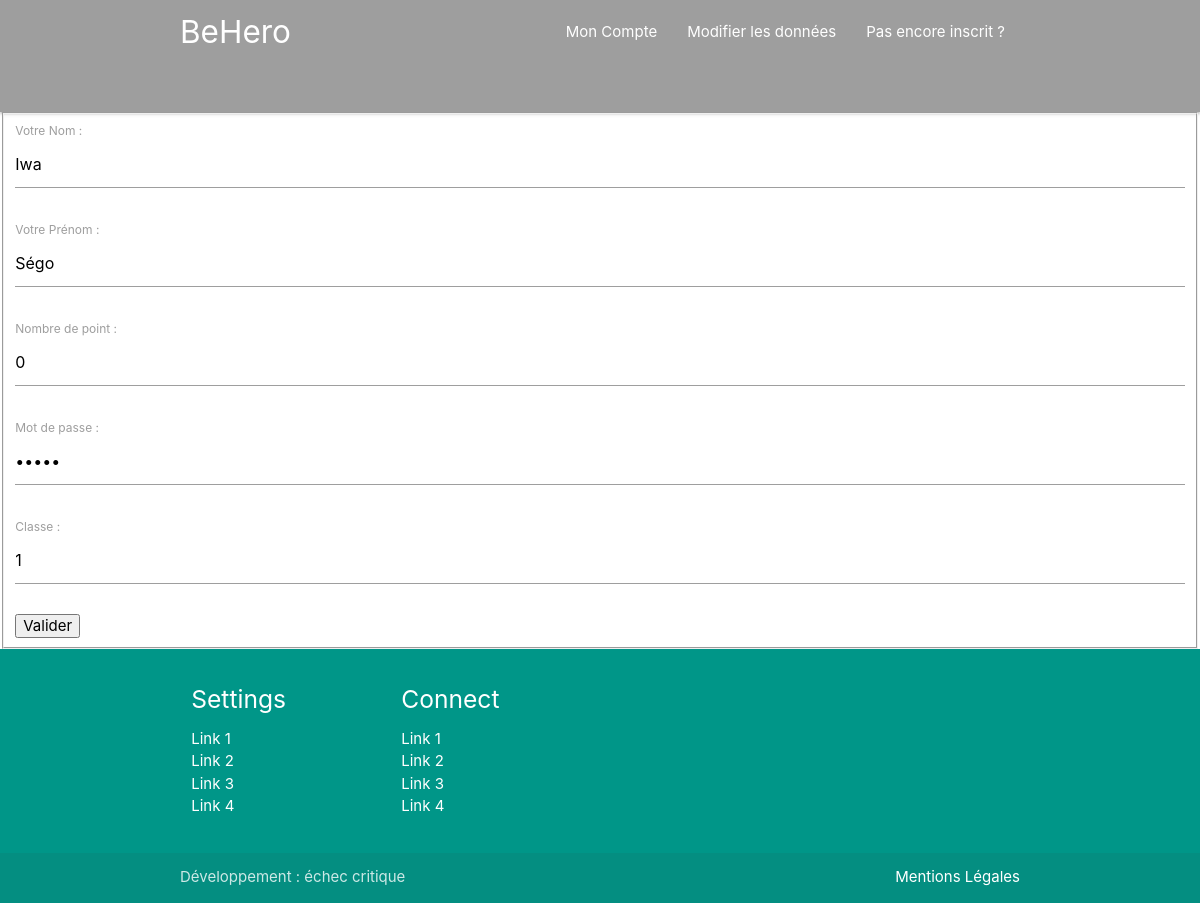
Screenshot of /FormUpdate.php?id=3 with the database file from the repository.
### tables this page shows
CREATE TABLE IF NOT EXISTS `eleve` (
  `idE` int(11) NOT NULL AUTO_INCREMENT,
  `NomE` char(50) NOT NULL,
  `PrenomE` char(50) NOT NULL,
  `nbPoint` int(11) NOT NULL DEFAULT '0',
  `password` char(50) NOT NULL,
  `idC` int(11) NOT NULL,
  PRIMARY KEY (`idE`),
  KEY `fk_eleve` (`idC`)
);

### FormUpdate.php (the view, shortened to what this page needs)
<!DOCTYPE html>
<html>
    <?php include'php/head.php'; ?>
    <body>
         <?php include 'php/nav.php';
        try {
            $req = "SELECT * FROM eleve WHERE idE=?";
            $traitement=$connect->prepare($req);
            $traitement->bindParam(1,$_GET['id']);
            $traitement->execute();
            $ligne = $traitement->fetch();
            }
            catch (PDOException $e){
                die($dsn."erreur : ".$e->getMessage());
            }
            ?>
        <form action ="updateEleve.php" method="POST" enctype="multipart/form-data">
            <fieldset>
                <label for='nom'>Votre Nom :</label>
                <input type="text" name="nom" value="<?php echo $ligne['NomE']?>" required/><br><br>
                <label for='prenom'>Votre Prénom : </label>
                <input type="text" name="prenom" value="<?php echo $ligne['PrenomE']?>" required/><br><br>
                <label for='point'>Nombre de point : </label>
                <input type="text" name="point" value="<?php echo $ligne['nbPoint']?>" required/><br><br>
                <label for='password'>Mot de passe : </label>
                <input type="password" name="password" value="<?php echo $ligne['password']?>" required/><br><br>
                <label for='classe'>Classe : </label>
                <input type="text" name="classe" value="<?php echo $ligne['idC']?>" required/><br><br>
                <input type="submit" value="Valider"/>
            </fieldset>
        </form>
         <?php
        include 'php/footer.php';
    ?>
    </body>
</html>

### rows the page displays
eleve: nom "Iwa", prenom "Ségo", point "0", classe "1"
